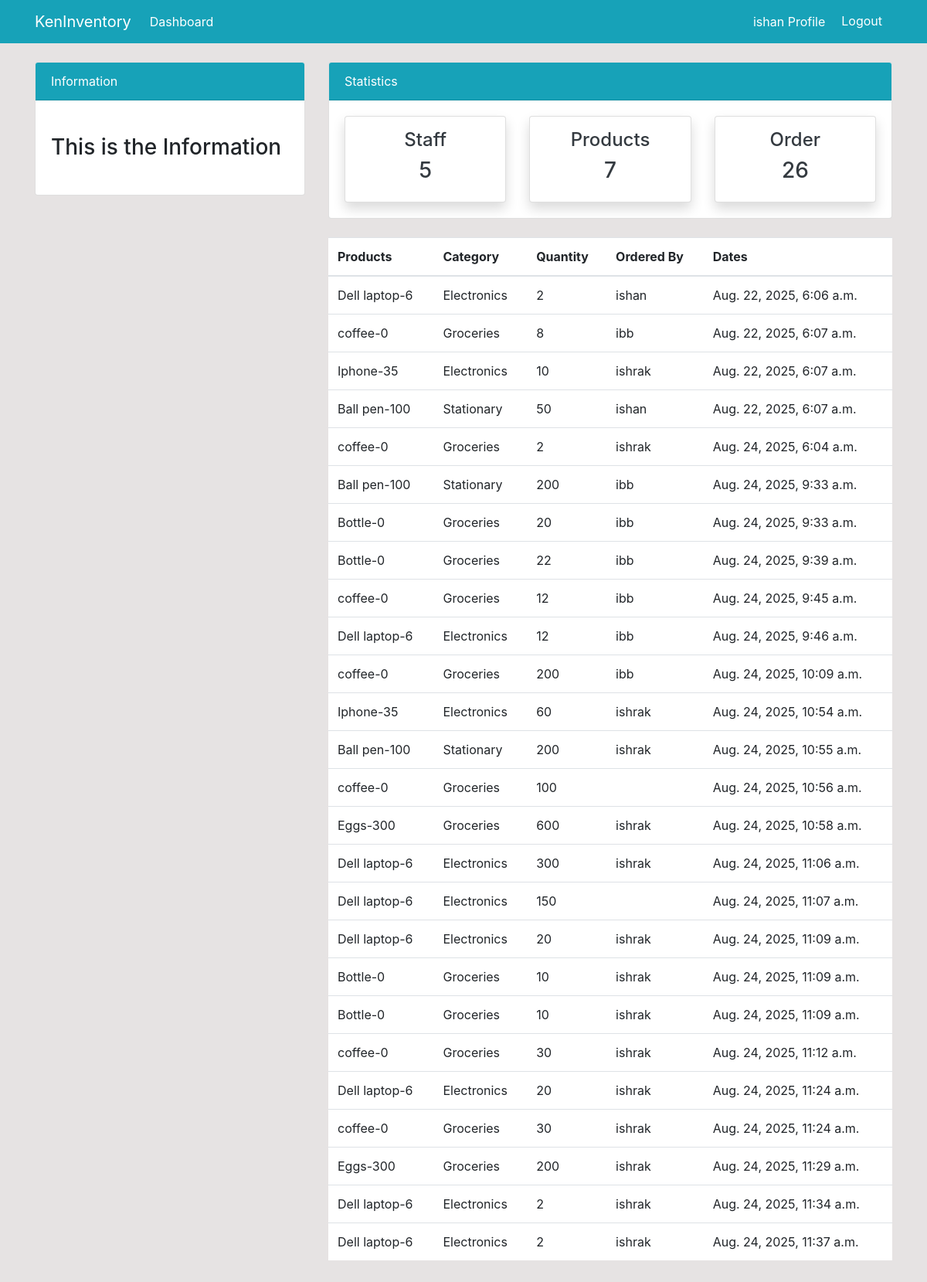
/order/ (signed in), run on the app's committed database.
### dashboard/models.py (models this page shows, shortened)
class Order(models.Model):
    products=models.ForeignKey(Products, on_delete=models.CASCADE,null=True)
    staff=models.ForeignKey(User,models.CASCADE,null=True)
    order_quantity=models.PositiveIntegerField(null=True)
    date=models.DateTimeField(auto_now_add=True)

class Products(models.Model):
    name=models.CharField(max_length=100,null=True)
    category=models.CharField(max_length=200,choices=CATEGORY,null=True)
    quantity=models.PositiveIntegerField(null=True)
    def __str__(self):
        return f'{self.name}-{self.quantity}'

### dashboard/views.py (the view)
# urls.py: path('order/',views.order_list,name='dashboard-order'),
@login_required
def order_list(request):
    orders= Order.objects.all()
    orders_count=orders.count()
    products_count=Products.objects.all().count()
    workers_count=User.objects.all().count()
    context={
        'orders':orders,
        'workers_count':workers_count,
        'orders_count':orders_count,
        'products_count':products_count,
    }
    return render(request,"dashboard/order.html",context)

### templates/dashboard/order.html (shortened to what this page needs)
{% extends 'partials/base.html' %}
 {% block content %}
  {% include 'partials/topnav.html' %}
    <div class="container">
          <div class="row my-4">
                <div class="col-md-4">
                </div>
                <div class="col-md-8">
                  <table class="table bg-white">
  <thead class="bg-info">
    <tr class='bg-white'>
      <th scope="col">Products</th>
      <th scope="col">Category</th>
      <th scope="col">Quantity</th>
      <th scope="col">Ordered By</th>
      <th scope="col">Dates</th>
    </tr>
  </thead>
  <tbody>
    {% for orders in orders %}
    <tr>
      <td>{{orders.products }}</td>
      <td>{{orders.products.category}}</td>
      <td>{{orders.order_quantity}}</td>
      <td>
        {{orders.staff.username}}
      </td>
      <td>
        {{orders.date}}
      </td>
    </tr>
    {% endfor %}
  </tbody>
</table>
</div>
</div>
</div>
{% endblock%}

### templates/partials/nav.html (shortened to what this page needs)
<nav class="navbar navbar-expand-lg navbar-info bg-info">
  {% if user.is_authenticated %}
      <div class="container">
        <a class="navbar-brand text-white" href="{% url 'dashboard-index' %}">KenInventory</a>
        <div class="collapse navbar-collapse" id="navbarSupportedContent">
          <ul class="navbar-nav mr-auto">
            <li class="nav-item active">
              <a class="nav-link text-white" href="{% url 'dashboard-index' %}"
                >Dashboard <span class="sr-only">(current)</span></a
              >
            </li>
          </ul>
          <ul class="navbar-nav ml-auto">
            <li class="nav-item active">
              <a class="nav-link text-white" href="{% url 'user-profile' %}"
                >{{user.username}} Profile <span class="sr-only">(current)</span></a
              >
            </li>
            <li class="nav-item">
              <form method="post" action="{% url 'logout' %}" style="display:inline;">
                  <button type="submit" class="btn btn-link text-white" style="text-decoration:none;">
                       Logout
                  </button>
              </form>
            </li>
          </ul>
          {% endif %}
        </div>
      </div>
    </nav>

### static/style.css (style rules this page uses)
body { background: rgb(230,227,227); }

### data on the page
Order: products "Dell laptop-6", products.category "Electronics", order_quantity "2", staff.username "ishan", date "Aug. 22, 2025, 6:06 a.m."
Order: products "coffee-0", products.category "Groceries", order_quantity "8", staff.username "ibb", date "Aug. 22, 2025, 6:07 a.m."
Order: products "Iphone-35", products.category "Electronics", order_quantity "10", staff.username "ishrak", date "Aug. 22, 2025, 6:07 a.m."
Order: products "Ball pen-100", products.category "Stationary", order_quantity "50", staff.username "ishan", date "Aug. 22, 2025, 6:07 a.m."
Order: products "coffee-0", products.category "Groceries", order_quantity "2", staff.username "ishrak", date "Aug. 24, 2025, 6:04 a.m."
Order: products "Ball pen-100", products.category "Stationary", order_quantity "200", staff.username "ibb", date "Aug. 24, 2025, 9:33 a.m."
Order: products "Bottle-0", products.category "Groceries", order_quantity "20", staff.username "ibb", date "Aug. 24, 2025, 9:33 a.m."
Order: products "Bottle-0", products.category "Groceries", order_quantity "22", staff.username "ibb", date "Aug. 24, 2025, 9:39 a.m."
Order: products "coffee-0", products.category "Groceries", order_quantity "12", staff.username "ibb", date "Aug. 24, 2025, 9:45 a.m."
Order: products "Dell laptop-6", products.category "Electronics", order_quantity "12", staff.username "ibb", date "Aug. 24, 2025, 9:46 a.m."
Order: products "coffee-0", products.category "Groceries", order_quantity "200", staff.username "ibb", date "Aug. 24, 2025, 10:09 a.m."
Order: products "Iphone-35", products.category "Electronics", order_quantity "60", staff.username "ishrak", date "Aug. 24, 2025, 10:54 a.m."
Order: products "Ball pen-100", products.category "Stationary", order_quantity "200", staff.username "ishrak", date "Aug. 24, 2025, 10:55 a.m."
Order: products "coffee-0", products.category "Groceries", order_quantity "100", date "Aug. 24, 2025, 10:56 a.m."
Order: products "Eggs-300", products.category "Groceries", order_quantity "600", staff.username "ishrak", date "Aug. 24, 2025, 10:58 a.m."
Order: products "Dell laptop-6", products.category "Electronics", order_quantity "300", staff.username "ishrak", date "Aug. 24, 2025, 11:06 a.m."
Order: products "Dell laptop-6", products.category "Electronics", order_quantity "150", date "Aug. 24, 2025, 11:07 a.m."
Order: products "Dell laptop-6", products.category "Electronics", order_quantity "20", staff.username "ishrak", date "Aug. 24, 2025, 11:09 a.m."
Order: products "Bottle-0", products.category "Groceries", order_quantity "10", staff.username "ishrak", date "Aug. 24, 2025, 11:09 a.m."
Order: products "Bottle-0", products.category "Groceries", order_quantity "10", staff.username "ishrak", date "Aug. 24, 2025, 11:09 a.m."
Order: products "coffee-0", products.category "Groceries", order_quantity "30", staff.username "ishrak", date "Aug. 24, 2025, 11:12 a.m."
Order: products "Dell laptop-6", products.category "Electronics", order_quantity "20", staff.username "ishrak", date "Aug. 24, 2025, 11:24 a.m."
Order: products "coffee-0", products.category "Groceries", order_quantity "30", staff.username "ishrak", date "Aug. 24, 2025, 11:24 a.m."
Order: products "Eggs-300", products.category "Groceries", order_quantity "200", staff.username "ishrak", date "Aug. 24, 2025, 11:29 a.m."
Order: products "Dell laptop-6", products.category "Electronics", order_quantity "2", staff.username "ishrak", date "Aug. 24, 2025, 11:34 a.m."
Order: products "Dell laptop-6", products.category "Electronics", order_quantity "2", staff.username "ishrak", date "Aug. 24, 2025, 11:37 a.m."

### other printed values
{{ user.username }} "ishan"
{{ workers_count }} "5"
{{ products_count }} "7"
{{ orders_count }} "26"
